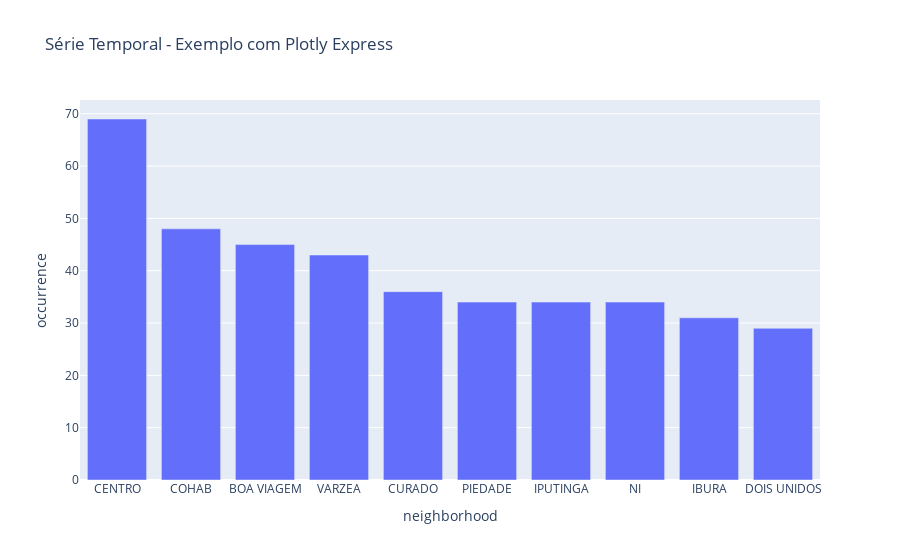

Here is the notebook cell this chart was saved with:
### Code cell
agrupado = df1[["neighborhood", "occurrence"]].groupby("neighborhood").sum("occurrence").sort_values("occurrence", ascending=False).head(10).reset_index()
px.bar(agrupado, x='neighborhood', y='occurrence', title='Série Temporal - Exemplo com Plotly Express')

### Figure 1 — Plotly figure (JSON) as saved in the notebook; plotly's stock layout.template omitted (floating-point values rounded to 4 significant figures)
{"data": [{"hovertemplate": "neighborhood=%{x}<br>occurrence=%{y}<extra></extra>", "legendgroup": "", "marker": {"color": "#636efa", "pattern": {"shape": ""}}, "name": "", "orientation": "v", "showlegend": false, "textposition": "auto", "type": "bar", "x": ["CENTRO", "COHAB", "BOA VIAGEM", "VARZEA", "CURADO", "PIEDADE", "IPUTINGA", "NI", "IBURA", "DOIS UNIDOS"], "xaxis": "x", "y": [69, 48, 45, 43, 36, 34, 34, 34, 31, 29], "yaxis": "y"}], "layout": {"barmode": "relative", "legend": {"tracegroupgap": 0}, "title": {"text": "Série Temporal - Exemplo com Plotly Express"}, "xaxis": {"anchor": "y", "domain": [0, 1], "title": {"text": "neighborhood"}}, "yaxis": {"anchor": "x", "domain": [0, 1], "title": {"text": "occurrence"}}}}
